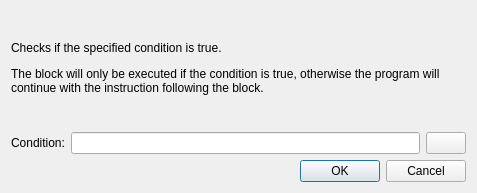
<?xml version="1.0" encoding="UTF-8"?>
<ui version="4.0">
 <class>AlgoIfStmt</class>
 <widget class="QDialog" name="AlgoIfStmt">
  <property name="windowModality">
   <enum>Qt::WindowModal</enum>
  </property>
  <property name="geometry">
   <rect>
    <x>0</x>
    <y>0</y>
    <width>477</width>
    <height>193</height>
   </rect>
  </property>
  <property name="windowTitle">
   <string>IF block</string>
  </property>
  <property name="windowIcon">
   <iconset resource="../turing.qrc">
    <normaloff>:/action/media/settings.png</normaloff>:/action/media/settings.png</iconset>
  </property>
  <property name="modal">
   <bool>true</bool>
  </property>
  <layout class="QVBoxLayout" name="verticalLayout">
   <item>
    <widget class="QLabel" name="label">
     <property name="text">
      <string>&lt;html&gt;&lt;head/&gt;&lt;body&gt;&lt;p&gt;Checks if the specified condition is true.&lt;/p&gt;&lt;p&gt;The block will only be executed if the condition is true, otherwise the program will continue with the instruction following the block.&lt;/p&gt;&lt;/body&gt;&lt;/html&gt;</string>
     </property>
     <property name="wordWrap">
      <bool>true</bool>
     </property>
    </widget>
   </item>
   <item>
    <layout class="QGridLayout" name="gridLayout">
     <item row="0" column="1">
      <widget class="QLineEdit" name="lineEdit"/>
     </item>
     <item row="0" column="2">
      <widget class="QPushButton" name="btnCode">
       <property name="text">
        <string/>
       </property>
       <property name="icon">
        <iconset resource="../turing.qrc">
         <normaloff>:/action/media/edit_line.png</normaloff>:/action/media/edit_line.png</iconset>
       </property>
      </widget>
     </item>
     <item row="0" column="0">
      <widget class="QLabel" name="label_2">
       <property name="text">
        <string>Condition:</string>
       </property>
       <property name="buddy">
        <cstring>lineEdit</cstring>
       </property>
      </widget>
     </item>
    </layout>
   </item>
   <item>
    <widget class="QDialogButtonBox" name="buttonBox">
     <property name="orientation">
      <enum>Qt::Horizontal</enum>
     </property>
     <property name="standardButtons">
      <set>QDialogButtonBox::Cancel|QDialogButtonBox::Ok</set>
     </property>
    </widget>
   </item>
  </layout>
 </widget>
 <resources>
  <include location="../turing.qrc"/>
 </resources>
 <connections>
  <connection>
   <sender>buttonBox</sender>
   <signal>accepted()</signal>
   <receiver>AlgoIfStmt</receiver>
   <slot>accept()</slot>
   <hints>
    <hint type="sourcelabel">
     <x>248</x>
     <y>254</y>
    </hint>
    <hint type="destinationlabel">
     <x>157</x>
     <y>274</y>
    </hint>
   </hints>
  </connection>
  <connection>
   <sender>buttonBox</sender>
   <signal>rejected()</signal>
   <receiver>AlgoIfStmt</receiver>
   <slot>reject()</slot>
   <hints>
    <hint type="sourcelabel">
     <x>316</x>
     <y>260</y>
    </hint>
    <hint type="destinationlabel">
     <x>286</x>
     <y>274</y>
    </hint>
   </hints>
  </connection>
 </connections>
</ui>
